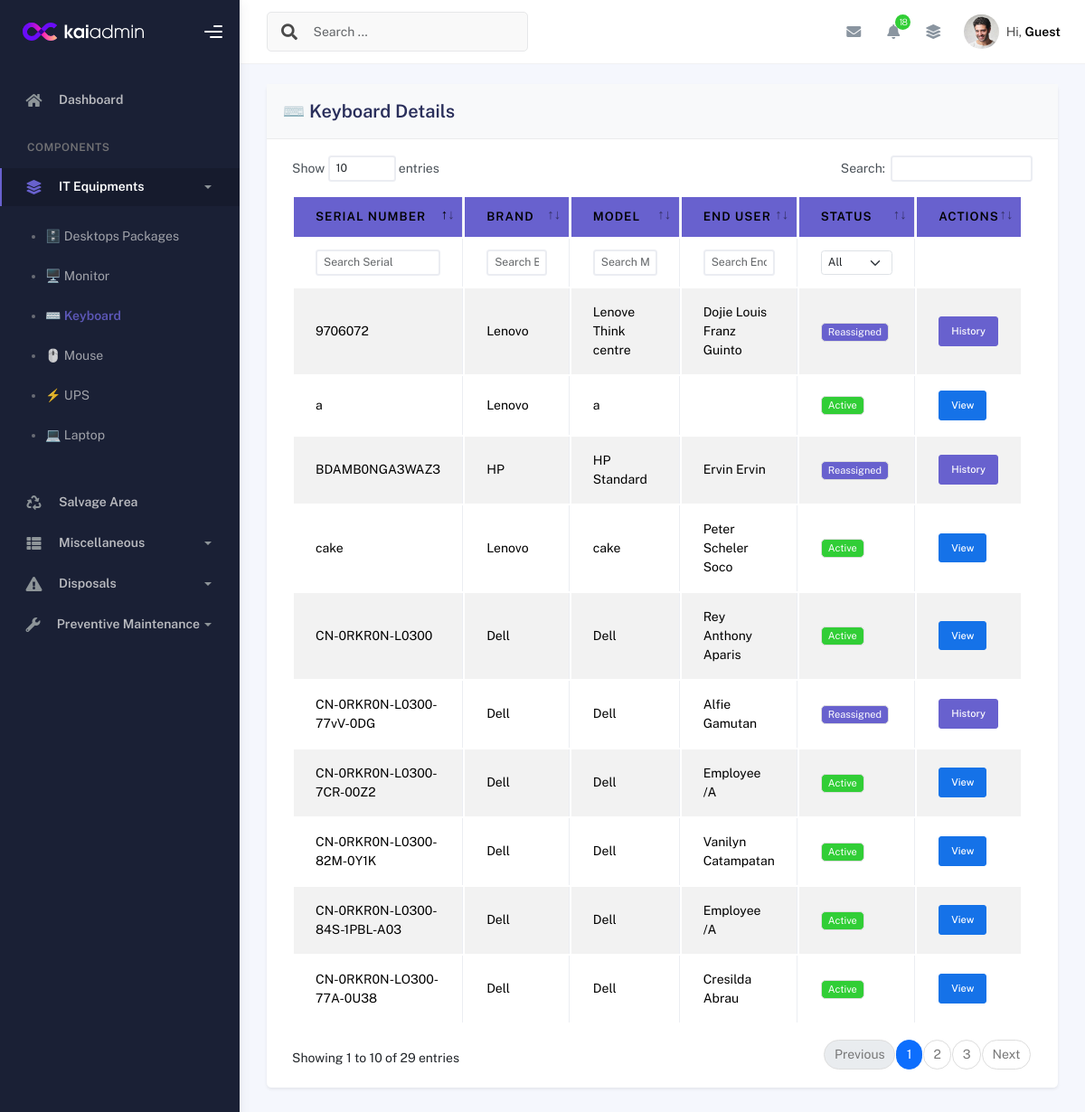
/keyboard_details/, run on the app's committed database.
### inventory/models.py (models this page shows, shortened)
class Brand(models.Model):
    name = models.CharField(max_length=100, unique=True)
    is_keyboard = models.BooleanField(default=False)
    is_mouse = models.BooleanField(default=False)
    is_monitor = models.BooleanField(default=False)
    is_ups = models.BooleanField(default=False)
    is_desktop = models.BooleanField(default=False)
    is_printer = models.BooleanField(default=False)
    def __str__(self):
        return self.name

class KeyboardDetails(models.Model):
    desktop_package = models.ForeignKey(Desktop_Package, related_name='keyboards', on_delete=models.CASCADE)
    keyboard_sn_db = models.CharField(max_length=255)
    keyboard_sn_norm = models.CharField(
        max_length=255, null=True, blank=True,
        db_index=True, editable=False, unique=True
    )
    keyboard_brand_db = models.ForeignKey(Brand, on_delete=models.SET_NULL, null=True, blank=True)
    keyboard_model_db = models.CharField(max_length=255)
    is_disposed = models.BooleanField(default=False)
    created_at = models.DateTimeField(default=timezone.now)

class UserDetails(models.Model):
    desktop_package = models.ForeignKey(
        Desktop_Package, on_delete=models.CASCADE,
        null=True, blank=True, related_name='user_details'
    )
    laptop_package = models.ForeignKey(
        'LaptopPackage', on_delete=models.CASCADE,
        null=True, blank=True, related_name='user_details'
    )
    user_Enduser = models.ForeignKey(
        'Employee', on_delete=models.SET_NULL,
        null=True, blank=True, related_name='enduser_details'
    )
    user_Assetowner = models.ForeignKey(
        'Employee', on_delete=models.SET_NULL,
        null=True, blank=True, related_name='assetowner_details'
    )
    created_at = models.DateTimeField(auto_now_add=True)

class Employee(models.Model):
    desktop_package = models.ForeignKey(Desktop_Package, on_delete=models.CASCADE, null=True)
    employee_fname = models.CharField(max_length=100, blank=True, null=True)
    employee_mname = models.CharField(max_length=100, blank=True, null=True)
    employee_lname = models.CharField(max_length=100, blank=True, null=True)
    employee_position = models.CharField(max_length=100, blank=True, null=True)
    employee_office_section = models.ForeignKey('OfficeSection', on_delete=models.SET_NULL, null=True, blank=True)
    employee_level = models.CharField(max_length=100, blank=True, null=True)
    employee_status = models.CharField(max_length=100, blank=True, null=True)

class Desktop_Package(models.Model):
    is_disposed = models.BooleanField(default=False)
    disposal_date = models.DateField(null=True, blank=True)
    created_at = models.DateTimeField(auto_now_add=True)
    updated_at = models.DateTimeField(auto_now=True)
    qr_code = models.ImageField(upload_to='qr_codes', blank=True, null=True)
    pm_schedule_date = models.DateField(null=True, blank=True)
    pm_schedule_notes = models.TextField(null=True, blank=True)

class SalvagedKeyboard(models.Model):
    keyboard = models.ForeignKey("KeyboardDetails", on_delete=models.CASCADE)
    desktop_package = models.ForeignKey(
        Desktop_Package, related_name='salvaged_keyboards',
        on_delete=models.CASCADE, null=True
    )
    computer_name = models.CharField(max_length=255, blank=True, null=True)
    asset_owner = models.CharField(max_length=255, blank=True, null=True)
    keyboard_sn = models.CharField(max_length=255, blank=True, null=True)
    keyboard_brand = models.CharField(max_length=255, blank=True, null=True)
    keyboard_model = models.CharField(max_length=255, blank=True, null=True)
    salvage_date = models.DateTimeField(auto_now_add=True)
    notes = models.TextField(blank=True, null=True)
    is_reassigned = models.BooleanField(default=False)
    reassigned_to = models.ForeignKey(
        Desktop_Package, on_delete=models.SET_NULL,
        null=True, blank=True, related_name="reassigned_keyboards"
    )
    is_disposed = models.BooleanField(default=False)
    disposed_date = models.DateTimeField(null=True, blank=True)

### inventory/views.py (the view)
# urls.py: path('keyboard_details/', views.keyboard_details, name='keyboard_details'),
def keyboard_details(request):
    reassigned_qs = (
        SalvagedKeyboard.objects
        .filter(is_reassigned=True, is_disposed=False)
        .select_related("reassigned_to")
    )
    reassigned_serials = {(s.keyboard_sn or "").strip().lower() for s in reassigned_qs}
    active_qs = KeyboardDetails.objects.filter(is_disposed=False).select_related("desktop_package")
    active_data = []
    for k in active_qs:
        sn_norm = (k.keyboard_sn_db or "").strip().lower()
        if sn_norm in reassigned_serials:
            continue
        active_data.append({
            "id": k.id,
            "keyboard_sn_db": k.keyboard_sn_db,
            "keyboard_brand_db": k.keyboard_brand_db,
            "keyboard_model_db": k.keyboard_model_db,
            "desktop_package": k.desktop_package,
            "status": "active",
            "salvaged_id": None,
        })
    reassigned_data = []
    for s in reassigned_qs:
        reassigned_data.append({
            "id": s.id,
            "keyboard_sn_db": s.keyboard_sn,
            "keyboard_brand_db": s.keyboard_brand,
            "keyboard_model_db": s.keyboard_model,
            "desktop_package": s.reassigned_to,
            "status": "reassigned",
            "salvaged_id": s.id,
        })
    keyboards = active_data + reassigned_data
    return render(request, "keyboard_details.html", {"keyboards": keyboards})

### templates/keyboard_details.html (shortened to what this page needs)
{% extends 'base.html' %}
{% load static %}
{% block content %}
<div class="container">
  <div class="page-inner">
    <div class="row">
      <div class="col-md-12">
        <div class="card shadow-sm rounded">
          <div class="card-header bg-light">
            <h4 class="card-title mb-0">⌨️ Keyboard Details</h4>
          </div>
          <div class="card-body">
            <div class="table-responsive">
              <table id="keyboard-table" class="display table table-striped table-bordered">
                <thead class="text-white">
                  <tr>
                    <th style="background-color:#6861ce;">Serial Number</th>
                    <th style="background-color:#6861ce;">Brand</th>
                    <th style="background-color:#6861ce;">Model</th>
                    <th style="background-color:#6861ce;">End User</th>
                    <th style="background-color:#6861ce;">Status</th>
                    <th style="background-color:#6861ce;">Actions</th>
                  </tr>
                  <tr class="bg-white text-dark">
                    <th><input type="text" placeholder="Search Serial" class="form-control form-control-sm" /></th>
                    <th><input type="text" placeholder="Search Brand" class="form-control form-control-sm" /></th>
                    <th><input type="text" placeholder="Search Model" class="form-control form-control-sm" /></th>
                    <th><input type="text" placeholder="Search End User" class="form-control form-control-sm" /></th>
                    <th>
                      <select class="form-select form-select-sm">
                        <option value="">All</option>
                      </select>
                    </th>
                    <th></th>
                  </tr>
                </thead>
                <tbody>
                  {% for keyboard in keyboards %}
                  <tr>
                    <td>{{ keyboard.keyboard_sn_db }}</td>
                    <td>{{ keyboard.keyboard_brand_db }}</td>
                    <td>{{ keyboard.keyboard_model_db }}</td>
                    <td>
                      {% if keyboard.desktop_package and keyboard.desktop_package.user_details.first %}
                        {% with u=keyboard.desktop_package.user_details.first %}
                          {{ u.user_Enduser.employee_fname }} {{ u.user_Enduser.employee_lname }}
                        {% endwith %}
                      {% else %}N/A{% endif %}
                    </td>
                    <td>
                      {% if keyboard.status == "active" %}
                        <span class="badge bg-success">Active</span>
                      {% elif keyboard.status == "reassigned" %}
                        <span class="badge bg-secondary">Reassigned</span>
                      {% endif %}
                    </td>
                    <td>
                      {% if keyboard.status == "active" and keyboard.desktop_package %}
                        <a href="{% url 'desktop_details_view' keyboard.desktop_package.id %}#pills-keyboard"
                           class="btn btn-sm btn-primary">View</a>
                      {% elif keyboard.status == "reassigned" and keyboard.salvaged_id %}
                        <a href="{% url 'salvaged_keyboard_detail' keyboard.salvaged_id %}"
                           class="btn btn-sm btn-secondary">History</a>
                      {% else %}
                        —
                      {% endif %}
                    </td>
                  </tr>
                  {% empty %}
                  <tr><td colspan="6" class="text-center">No keyboard records</td></tr>
                  {% endfor %}
                </tbody>
              </table>
            </div>
          </div>
        </div>
      </div>
    </div>
  </div>
</div>
{% endblock %}

### data on the page
Brand: keyboard_sn_db "CN-0RKR0N-LO300-77A-0U38", keyboard_brand_db "Dell", keyboard_model_db "Dell", desktop_package.user_details.first.user_Enduser.employee_fname "Cresilda", desktop_package.user_details.first.user_Enduser.employee_lname "Abrau", shows "Active", shows "View", keyboard_sn_db "CN-0RKR0N-L0300", desktop_package.user_details.first.user_Enduser.employee_fname "Rey Anthony", desktop_package.user_details.first.user_Enduser.employee_lname "Aparis", keyboard_sn_db "CN-0RKR0N-L0300-84S-1PBL-A03", desktop_package.user_details.first.user_Enduser.employee_fname "Employee", desktop_package.user_details.first.user_Enduser.employee_lname "/A", keyboard_sn_db "CN-0RKR0N-L0300-82M-0Y1K", desktop_package.user_details.first.user_Enduser.employee_fname "Vanilyn", desktop_package.user_details.first.user_Enduser.employee_lname "Catampatan", keyboard_sn_db "CN-0RKR0N-L0300-7CR-00Z2"
Brand: keyboard_sn_db "a", keyboard_brand_db "Lenovo", keyboard_model_db "a", shows "Active", shows "View", keyboard_sn_db "cake", keyboard_model_db "cake", desktop_package.user_details.first.user_Enduser.employee_fname "Peter Scheler", desktop_package.user_details.first.user_Enduser.employee_lname "Soco"
Desktop_Package: keyboard_sn_db "9706072", keyboard_brand_db "Lenovo", keyboard_model_db "Lenove Think centre", desktop_package.user_details.first.user_Enduser.employee_fname "Dojie Louis Franz", desktop_package.user_details.first.user_Enduser.employee_lname "Guinto", shows "Reassigned", shows "History"
Desktop_Package: keyboard_sn_db "BDAMB0NGA3WAZ3", keyboard_brand_db "HP", keyboard_model_db "HP Standard", desktop_package.user_details.first.user_Enduser.employee_fname "Ervin", desktop_package.user_details.first.user_Enduser.employee_lname "Ervin", shows "Reassigned", shows "History"
Desktop_Package: keyboard_sn_db "CN-0RKR0N-L0300-77vV-0DG", keyboard_brand_db "Dell", keyboard_model_db "Dell", desktop_package.user_details.first.user_Enduser.employee_fname "Alfie", desktop_package.user_details.first.user_Enduser.employee_lname "Gamutan", shows "Reassigned", shows "History"

### other printed values
{{ pending_pm_count }} "18"
